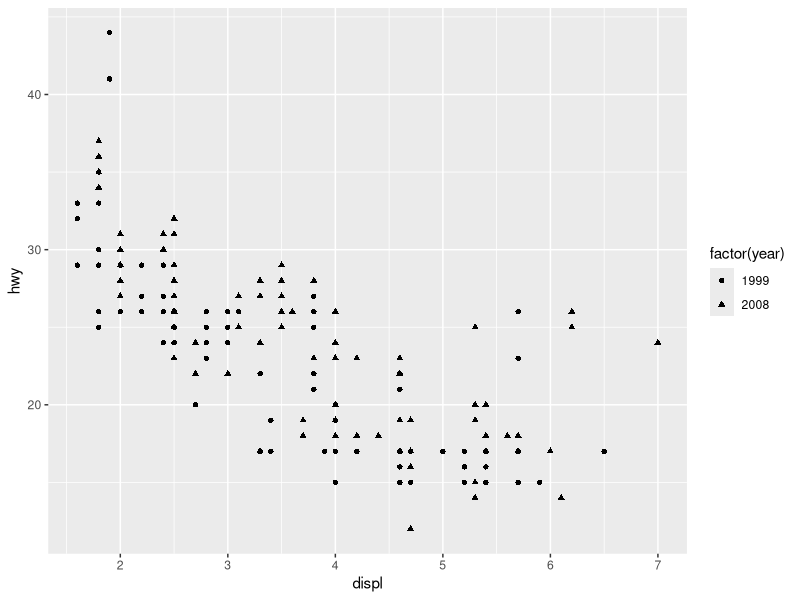
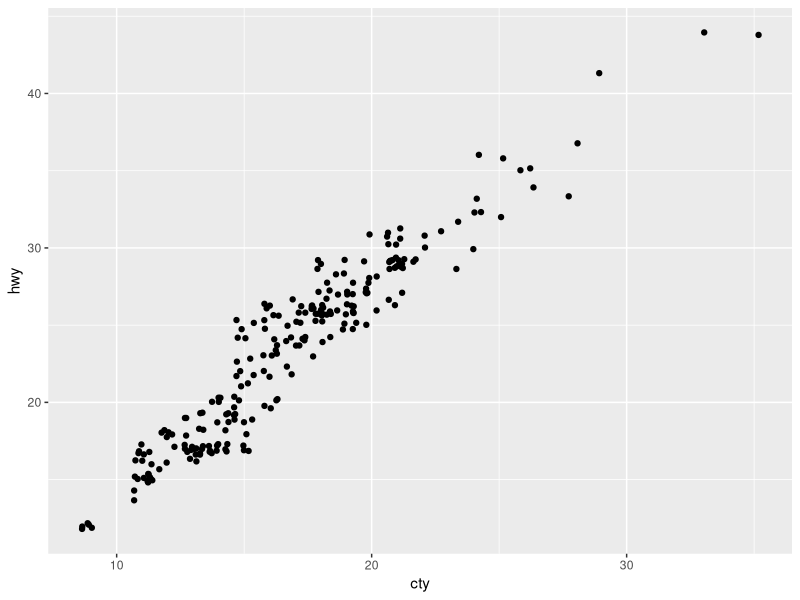

Generate these figures, in order, with R:
library(ggplot2)

pdf('ggplot-sample-1.pdf')
p <- ggplot(mpg)
p + geom_point(aes(displ, hwy, shape = factor(year)))
p + geom_point(aes(cty, hwy), position = 'jitter')
dev.off()


